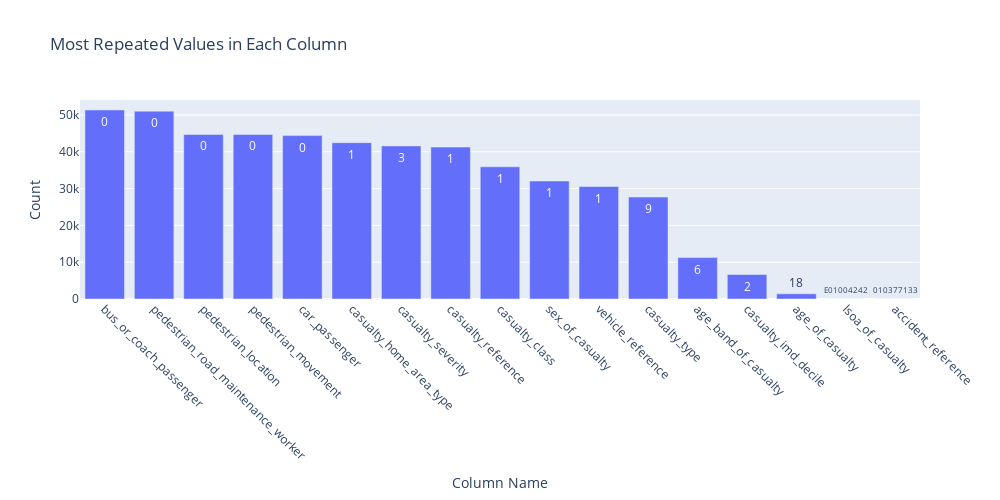

Notebook code cell kept with this figure:
### Code cell
# Get the list of column names from the main DataFrame
selected_columns = df.columns.tolist()

# Create an empty list to store DataFrames
summary_tables = list()

# Loop through each column
for column in selected_columns:
    # Get the most common values and their counts
    top_values = df[column].value_counts().head(1)
    
    # Create a DataFrame with the information
    summary_table = pd.DataFrame({
        'Column Name': [column],
        'Most Repeated Value': [top_values.index[0]],
        'Number of Occurrences': [top_values.values[0]]
    })
    
    # Add the DataFrame to the list
    summary_tables.append(summary_table)

# Concatenate the list of DataFrames into the final summary table
summary_table = pd.concat(summary_tables, ignore_index=True)

# Sort the summary table by the number of occurrences
summary_table = summary_table.sort_values(by='Number of Occurrences', ascending=False)

# Create an interactive bar chart using plotly
fig = px.bar(summary_table, x='Column Name', y='Number of Occurrences',
             text='Most Repeated Value', title='Most Repeated Values in Each Column',
             labels={'Number of Occurrences': 'Count'},
             height=500, width=1000)

# Customize the layout to improve readability
fig.update_layout(xaxis=dict(tickangle=45), showlegend=False)

# Display the plot
fig.show()

### Figure 1 — Plotly figure (JSON) as saved in the notebook; plotly's stock layout.template omitted (floating-point values rounded to 4 significant figures)
{"data": [{"alignmentgroup": "True", "hovertemplate": "Column Name=%{x}<br>Count=%{y}<br>Most Repeated Value=%{text}<extra></extra>", "legendgroup": "", "marker": {"color": "#636efa", "pattern": {"shape": ""}}, "name": "", "offsetgroup": "", "orientation": "v", "showlegend": false, "text": [0, 0, 0, 0, 0, 1, 3, 1, 1, 1, 1, 9, 6, 2, 18, "E01004242", "010377133"], "textposition": "auto", "type": "bar", "x": ["bus_or_coach_passenger", "pedestrian_road_maintenance_worker", "pedestrian_location", "pedestrian_movement", "car_passenger", "casualty_home_area_type", "casualty_severity", "casualty_reference", "casualty_class", "sex_of_casualty", "vehicle_reference", "casualty_type", "age_band_of_casualty", "casualty_imd_decile", "age_of_casualty", "lsoa_of_casualty", "accident_reference"], "xaxis": "x", "y": [51363, 51037, 44701, 44700, 44398, 42465, 41600, 41263, 35917, 32056, 30563, 27697, 11246, 6657, 1395, 17, 16], "yaxis": "y"}], "layout": {"barmode": "relative", "height": 500, "legend": {"tracegroupgap": 0}, "showlegend": false, "title": {"text": "Most Repeated Values in Each Column"}, "width": 1000, "xaxis": {"anchor": "y", "domain": [0, 1], "tickangle": 45, "title": {"text": "Column Name"}}, "yaxis": {"anchor": "x", "domain": [0, 1], "title": {"text": "Count"}}}}
